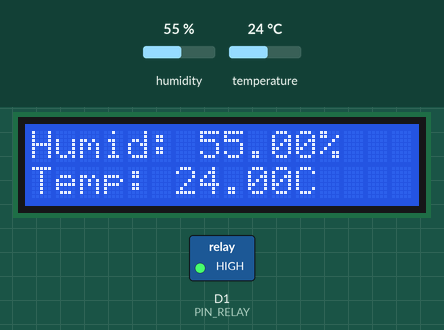
The sketch below on a simulated ESP8266 (NodeMCU). Parts: 16×2 character LCD, switched loads named in the sketch (green lamp = pin HIGH). Inputs (shaded band) come from the test bench; at power-on: humidity 55 %, temperature 24 °C. WiFi joins after 1.5 s; servers stay silent unless stated; what the sketch prints to the serial monitor is not drawn.

Above: at 6.5 s.
6.6 s: humidity set to 83 %
At 10.9 s:
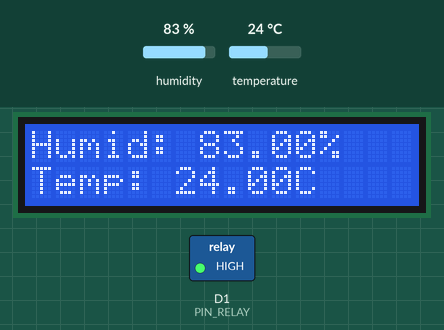
11.4 s: humidity set to 86 %
At 15.1 s:
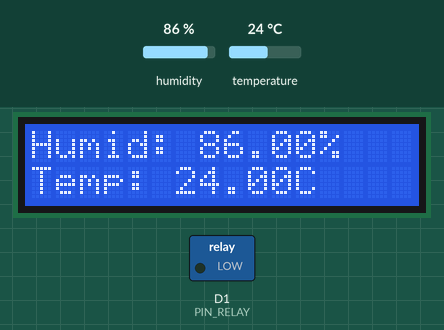
15.4 s: temperature set to 12 °C
At 19.1 s:
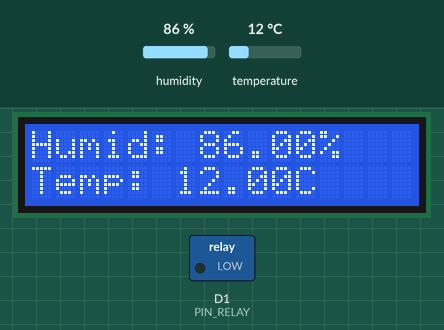
19.4 s: humidity set to 76 %
At 22.4 s:
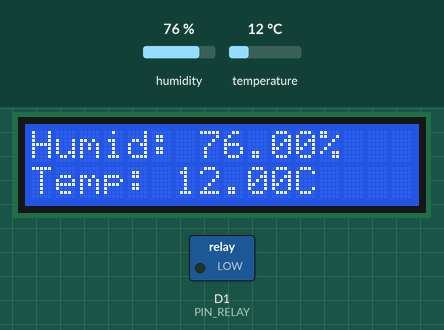
23.4 s: humidity set to 73 %
At 26.7 s:
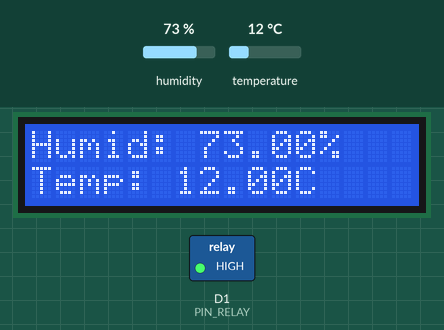
Timing chart, 0 to 28.2 s (numbered marks = the images above; inputs shaded):
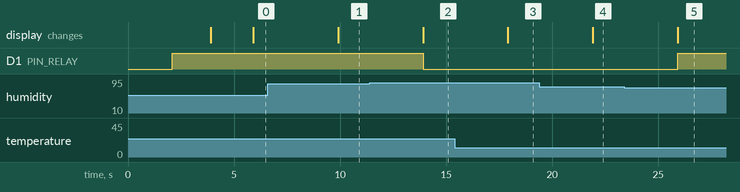

Measured:
- the behaviour switches between 84 and 85 % on humidity (found by bisection; images 1 and 2)
- the behaviour switches between 75 and 74 % on humidity (found by bisection; images 4 and 5)
- after the input at 6.6 s, the display: changes after 3.3 s (image 1)
- after the input at 11.4 s, D1 (PIN_RELAY): HIGH → LOW after 2.5 s; the display: changes after 2.5 s (image 2)
- after the input at 15.4 s, the display: changes after 2.5 s (image 3)
- after the input at 19.4 s, the display: changes after 2.5 s (image 4)
- after the input at 23.4 s, D1 (PIN_RELAY): LOW → HIGH after 2.5 s; the display: changes after 2.5 s (image 5)

The sketch:

main.ino
```cpp
#define BLYNK_TEMPLATE_ID "TMPL6oo5-PMp6"
#define BLYNK_TEMPLATE_NAME "Prototype Tubes PRD"
#define BLYNK_AUTH_TOKEN "ucR03fLtebZ987cGVDgn2GcQewWZSm4b"

#define WIFI_SSID "Edw"
#define WIFI_PASS "11223344"

#include <ESP8266WiFi.h>
#include <BlynkSimpleEsp8266.h>
#include <DHT.h>
#include <Wire.h>
#include <LiquidCrystal_I2C.h>

#define DHTTYPE DHT22

// Pin config
#define PIN_RELAY D1
#define PIN_DHT   D4
#define PIN_SDA   D6
#define PIN_SCL   D5

#define BLYNK_TEMP_PIN    V0
#define BLYNK_HUMID_PIN   V1
#define BLYNK_FAN_PIN     V2
#define BLYNK_DHT_PIN     V3

DHT dht(PIN_DHT, DHTTYPE);
LiquidCrystal_I2C lcd(0x27, 16, 2);
BlynkTimer timer;

#define FAN_ON  1
#define FAN_OFF 0

#define DHT_ON  1
#define DHT_OFF 0

#define HUMID_ON_THRESHOLD  85.0
#define HUMID_OFF_THRESHOLD 75.0

#define TEMP_ON_THRESHOLD  28.0
#define TEMP_OFF_THRESHOLD 27.0

float lastTemp = NAN;
float lastHumid = NAN;
bool fanState = false;

void setFan(bool on) {
  if (fanState == on) return;
  fanState = on;

  digitalWrite(PIN_RELAY, on ? LOW : HIGH);

  if (Blynk.connected())
    Blynk.virtualWrite(BLYNK_FAN_PIN, on ? FAN_ON : FAN_OFF);

  Serial.print("Kipas: ");
  Serial.println(on ? "Nyala" : "Mati");
}

BLYNK_WRITE(BLYNK_FAN_PIN) {
  int val = param.asInt();
  setFan(val == FAN_ON);
}

BLYNK_CONNECTED() {
  Blynk.syncVirtual(BLYNK_FAN_PIN);
}

void sendSensorData() {
  float temp = dht.readTemperature();
  float humid = dht.readHumidity();

  if (isnan(temp) || isnan(humid)) {
    lcd.setCursor(0, 0);
    lcd.print("Sensor failed!      ");
    Serial.println("Failed to read from DHT22!");
    lcd.setCursor(0, 1);
    lcd.print("Cek kabel.      ");

    digitalWrite(PIN_RELAY, HIGH);
    fanState = false;

    if (Blynk.connected()) {
      Blynk.virtualWrite(BLYNK_DHT_PIN, DHT_OFF);
      Blynk.virtualWrite(BLYNK_FAN_PIN, FAN_OFF);
    }

    return;
  }

  if (Blynk.connected()) {
    Blynk.virtualWrite(BLYNK_DHT_PIN, DHT_ON);
    Blynk.virtualWrite(BLYNK_TEMP_PIN, temp);
    Blynk.virtualWrite(BLYNK_HUMID_PIN, humid);
  }

  if (temp != lastTemp || humid != lastHumid) {
    lastTemp = temp;
    lastHumid = humid;

    lcd.clear();
    lcd.setCursor(0, 0);
    lcd.print("Humid: ");
    lcd.print(humid);
    lcd.print("%");

    lcd.setCursor(0, 1);
    lcd.print("Temp: ");
    lcd.print(temp);
    lcd.print("C");
  }

  if (humid >= HUMID_ON_THRESHOLD || temp >= TEMP_ON_THRESHOLD) setFan(true);
  else if (humid < HUMID_OFF_THRESHOLD && temp < TEMP_OFF_THRESHOLD) setFan(false);
}

void setup() {
  Serial.begin(115200);
  Wire.begin(PIN_SDA, PIN_SCL);

  lcd.init();
  lcd.backlight();

  lcd.setCursor(0, 0);
  lcd.print("System offline");

  delay(2000);

  pinMode(PIN_RELAY, OUTPUT);
  digitalWrite(PIN_RELAY, HIGH);

  dht.begin();
  Blynk.begin(BLYNK_AUTH_TOKEN, WIFI_SSID, WIFI_PASS);

  timer.setInterval(2000L, sendSensorData);

  lcd.clear();
  lcd.print("System online");
}

void loop() {
  Blynk.run();
  timer.run();
}
```
